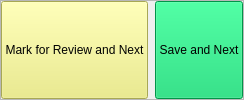
                 <widget class="QFrame" name="frame_14">
                  <property name="sizePolicy">
                   <sizepolicy hsizetype="Preferred" vsizetype="Preferred">
                    <horstretch>0</horstretch>
                    <verstretch>2</verstretch>
                   </sizepolicy>
                  </property>
                  <property name="frameShape">
                   <enum>QFrame::StyledPanel</enum>
                  </property>
                  <property name="frameShadow">
                   <enum>QFrame::Raised</enum>
                  </property>
                  <layout class="QHBoxLayout" name="horizontalLayout_8">
                   <property name="spacing">
                    <number>0</number>
                   </property>
                   <property name="leftMargin">
                    <number>0</number>
                   </property>
                   <property name="topMargin">
                    <number>0</number>
                   </property>
                   <property name="rightMargin">
                    <number>0</number>
                   </property>
                   <property name="bottomMargin">
                    <number>0</number>
                   </property>
                   <item>
                    <widget class="QPushButton" name="pushButton_5">
                     <property name="sizePolicy">
                      <sizepolicy hsizetype="Expanding" vsizetype="Expanding">
                       <horstretch>3</horstretch>
                       <verstretch>0</verstretch>
                      </sizepolicy>
                     </property>
                     <property name="font">
                      <font>
                       <family>System</family>
                      </font>
                     </property>
                     <property name="styleSheet">
                      <string notr="true">background-color: rgb(235, 235, 117);</string>
                     </property>
                     <property name="text">
                      <string>Mark for Review and Next</string>
                     </property>
                    </widget>
                   </item>
                   <item>
                    <widget class="QLabel" name="label_13">
                     <property name="sizePolicy">
                      <sizepolicy hsizetype="Preferred" vsizetype="Preferred">
                       <horstretch>6</horstretch>
                       <verstretch>0</verstretch>
                      </sizepolicy>
                     </property>
                     <property name="text">
                      <string/>
                     </property>
                    </widget>
                   </item>
                   <item>
                    <widget class="QPushButton" name="pushButton_4">
                     <property name="sizePolicy">
                      <sizepolicy hsizetype="Expanding" vsizetype="Expanding">
                       <horstretch>2</horstretch>
                       <verstretch>0</verstretch>
                      </sizepolicy>
                     </property>
                     <property name="font">
                      <font>
                       <family>System</family>
                       <pointsize>9</pointsize>
                       <bold>false</bold>
                      </font>
                     </property>
                     <property name="styleSheet">
                      <string notr="true">background-color: rgb(0, 208, 101);</string>
                     </property>
                     <property name="text">
                      <string>Save and Next</string>
                     </property>
                    </widget>
                   </item>
                  </layout>
                 </widget>
